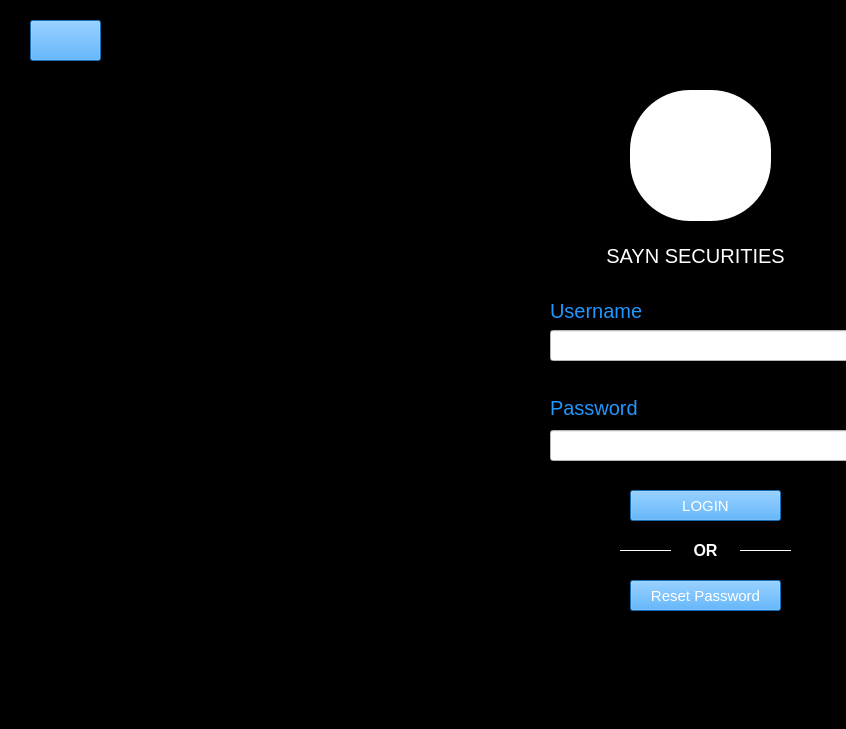
<?xml version="1.0" encoding="UTF-8"?>
<ui version="4.0">
 <class>LOGIN</class>
 <widget class="QMainWindow" name="LOGIN">
  <property name="geometry">
   <rect>
    <x>0</x>
    <y>0</y>
    <width>846</width>
    <height>729</height>
   </rect>
  </property>
  <property name="windowTitle">
   <string>Login</string>
  </property>
  <property name="styleSheet">
   <string notr="true">background-color: rgb(0, 0, 0);</string>
  </property>
  <widget class="QWidget" name="centralwidget">
   <widget class="QLabel" name="sayn">
    <property name="geometry">
     <rect>
      <x>570</x>
      <y>240</y>
      <width>251</width>
      <height>31</height>
     </rect>
    </property>
    <property name="font">
     <font>
      <pointsize>15</pointsize>
     </font>
    </property>
    <property name="autoFillBackground">
     <bool>false</bool>
    </property>
    <property name="styleSheet">
     <string notr="true">color: rgb(255, 255, 255);</string>
    </property>
    <property name="text">
     <string>SAYN SECURITIES</string>
    </property>
    <property name="alignment">
     <set>Qt::AlignCenter</set>
    </property>
   </widget>
   <widget class="QLabel" name="username">
    <property name="geometry">
     <rect>
      <x>550</x>
      <y>300</y>
      <width>111</width>
      <height>21</height>
     </rect>
    </property>
    <property name="font">
     <font>
      <pointsize>15</pointsize>
     </font>
    </property>
    <property name="styleSheet">
     <string notr="true">color: rgb(32, 151, 255);
</string>
    </property>
    <property name="text">
     <string>Username</string>
    </property>
   </widget>
   <widget class="QLabel" name="password">
    <property name="geometry">
     <rect>
      <x>550</x>
      <y>400</y>
      <width>111</width>
      <height>16</height>
     </rect>
    </property>
    <property name="font">
     <font>
      <pointsize>15</pointsize>
     </font>
    </property>
    <property name="styleSheet">
     <string notr="true">color: rgb(32, 151, 255);</string>
    </property>
    <property name="text">
     <string>Password</string>
    </property>
   </widget>
   <widget class="QLineEdit" name="userbox">
    <property name="geometry">
     <rect>
      <x>550</x>
      <y>330</y>
      <width>311</width>
      <height>31</height>
     </rect>
    </property>
    <property name="styleSheet">
     <string notr="true">background-color: rgb(255, 255, 255);</string>
    </property>
   </widget>
   <widget class="QLineEdit" name="passwordbox">
    <property name="geometry">
     <rect>
      <x>550</x>
      <y>430</y>
      <width>311</width>
      <height>31</height>
     </rect>
    </property>
    <property name="styleSheet">
     <string notr="true">background-color: rgb(255, 255, 255);</string>
    </property>
   </widget>
   <widget class="QPushButton" name="loginbutton">
    <property name="geometry">
     <rect>
      <x>630</x>
      <y>490</y>
      <width>151</width>
      <height>31</height>
     </rect>
    </property>
    <property name="font">
     <font>
      <pointsize>11</pointsize>
     </font>
    </property>
    <property name="styleSheet">
     <string notr="true">background-color: rgb(32, 151, 255);
color: rgb(255, 255, 255);</string>
    </property>
    <property name="text">
     <string>LOGIN</string>
    </property>
   </widget>
   <widget class="QPushButton" name="resetbutton">
    <property name="geometry">
     <rect>
      <x>630</x>
      <y>580</y>
      <width>151</width>
      <height>31</height>
     </rect>
    </property>
    <property name="font">
     <font>
      <pointsize>11</pointsize>
     </font>
    </property>
    <property name="styleSheet">
     <string notr="true">background-color: rgb(32, 151, 255);
color: rgb(255, 255, 255);
</string>
    </property>
    <property name="text">
     <string>Reset Password</string>
    </property>
   </widget>
   <widget class="Line" name="line">
    <property name="geometry">
     <rect>
      <x>620</x>
      <y>540</y>
      <width>51</width>
      <height>21</height>
     </rect>
    </property>
    <property name="font">
     <font>
      <weight>75</weight>
      <bold>true</bold>
     </font>
    </property>
    <property name="styleSheet">
     <string notr="true">color: rgb(255, 255, 255);</string>
    </property>
    <property name="frameShadow">
     <enum>QFrame::Plain</enum>
    </property>
    <property name="lineWidth">
     <number>1</number>
    </property>
    <property name="midLineWidth">
     <number>0</number>
    </property>
    <property name="orientation">
     <enum>Qt::Horizontal</enum>
    </property>
   </widget>
   <widget class="Line" name="line_2">
    <property name="geometry">
     <rect>
      <x>740</x>
      <y>540</y>
      <width>51</width>
      <height>21</height>
     </rect>
    </property>
    <property name="font">
     <font>
      <weight>75</weight>
      <bold>true</bold>
     </font>
    </property>
    <property name="styleSheet">
     <string notr="true">color: rgb(255, 255, 255);</string>
    </property>
    <property name="frameShadow">
     <enum>QFrame::Plain</enum>
    </property>
    <property name="lineWidth">
     <number>1</number>
    </property>
    <property name="midLineWidth">
     <number>0</number>
    </property>
    <property name="orientation">
     <enum>Qt::Horizontal</enum>
    </property>
   </widget>
   <widget class="QLabel" name="ORtext">
    <property name="geometry">
     <rect>
      <x>680</x>
      <y>530</y>
      <width>51</width>
      <height>41</height>
     </rect>
    </property>
    <property name="font">
     <font>
      <pointsize>12</pointsize>
      <weight>75</weight>
      <bold>true</bold>
     </font>
    </property>
    <property name="styleSheet">
     <string notr="true">color: rgb(255, 255, 255);</string>
    </property>
    <property name="text">
     <string>OR</string>
    </property>
    <property name="alignment">
     <set>Qt::AlignCenter</set>
    </property>
   </widget>
   <widget class="QPushButton" name="image">
    <property name="geometry">
     <rect>
      <x>630</x>
      <y>90</y>
      <width>141</width>
      <height>131</height>
     </rect>
    </property>
    <property name="styleSheet">
     <string notr="true">border-radius: 60px;
background-color: rgb(255, 255, 255);
image: url(:/is/3.png);</string>
    </property>
    <property name="text">
     <string/>
    </property>
   </widget>
   <widget class="QPushButton" name="pushButton">
    <property name="geometry">
     <rect>
      <x>30</x>
      <y>20</y>
      <width>71</width>
      <height>41</height>
     </rect>
    </property>
    <property name="styleSheet">
     <string notr="true">background-color: rgb(32, 151, 255);
image: url(:/asl/arrow 4.png);</string>
    </property>
    <property name="text">
     <string/>
    </property>
   </widget>
  </widget>
  <widget class="QStatusBar" name="statusbar"/>
 </widget>
 <resources>
  <include location="sayn2.qrc.png"/>
 </resources>
 <connections/>
</ui>
